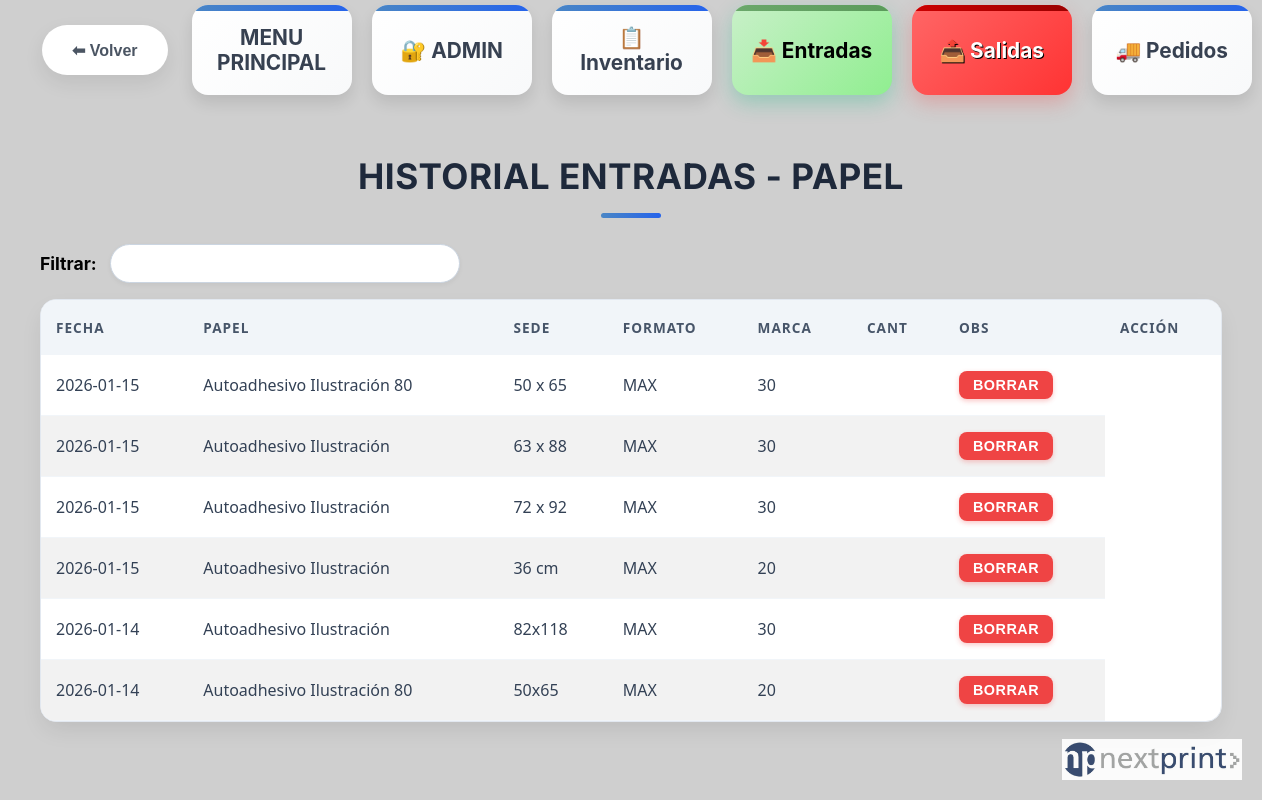
The page /papel/entradas/historial (signed in) on the database as committed earlier.
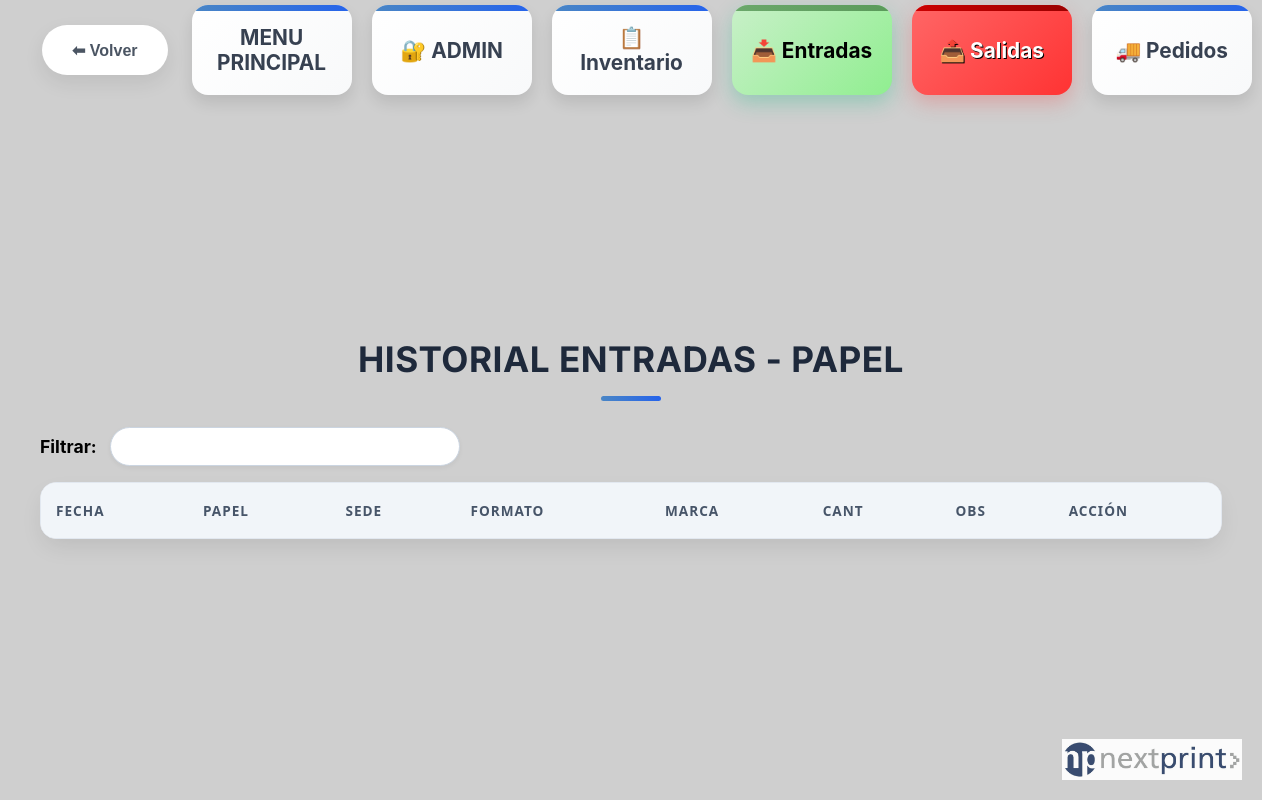
The same page on the database as committed later.
### tables this page shows
CREATE TABLE papel_entradas (
    id INTEGER PRIMARY KEY AUTOINCREMENT,
    fecha TEXT NOT NULL,
    tipo_papel TEXT NOT NULL,
    gramaje TEXT NOT NULL,
    formato TEXT NOT NULL,
    proveedor TEXT NOT NULL,
    marca TEXT NOT NULL,
    cantidad INTEGER NOT NULL,
    observaciones TEXT
, sede TEXT DEFAULT '');

### app.py (the view)
@app.route("/papel/entradas/historial")
def papel_entradas_historial():
    conn = get_conn()
    registros = conn.execute("SELECT * FROM papel_entradas ORDER BY id DESC").fetchall()
    conn.close()
    return render_template("base.html", vista="papel_entradas_historial", modo="papel", registros=registros)

### app.py (called while the page is built)
def get_db_connection():
    conn = sqlite3.connect(DB_PATH) # <-- Usamos la variable que calculamos arriba
    conn.row_factory = sqlite3.Row
    return conn

@app.before_request
def requerir_login():
    rutas_publicas = ['login', 'static']
    if request.endpoint == 'static' or request.endpoint == 'login':
        return
    if not session.get("app_authorized"):
        return redirect(url_for("login"))

### templates/base.html (shortened to what this page needs)
<!DOCTYPE html>
<html lang="es">
<head>
    <link rel="stylesheet" href="{{ url_for('static', filename='styles.css') }}?v=13">
</head>
<body>
    {% if vista != 'login_global' %}
    <header class="top-bar">
        <div class="header-inner">
            <button type="button" class="btn-volver" onclick="window.history.back()">
                <span>⬅ Volver</span>
            </button>
            {% set is_papel = (modo == 'papel') %}
            {% set is_menu = (vista == 'menu') %}
            <nav class="menu-principal">
                <a href="{{ url_for('menu_principal') }}" class="menu-item">
                    MENU PRINCIPAL
                </a>
                {% if is_menu %}
                {% elif is_papel %}
                <a href="{{ url_for('papel_admin') }}" class="menu-item">🔐 ADMIN</a>
                <a href="{{ url_for('papel_inventario') }}" class="menu-item">📋 Inventario</a>
                <a href="{{ url_for('papel_entradas') }}" class="menu-item entradas">📥 Entradas</a>
                <a href="{{ url_for('papel_salidas') }}" class="menu-item salidas">📤 Salidas</a>
                <a href="{{ url_for('papel_pedidos') }}" class="menu-item">🚚 Pedidos</a>
                {% endif %}
            </nav>
        </div>
    </header>
    {% endif %}
    <main class="contenido {% if vista == 'menu' %}contenido-menu{% else %}contenido-app{% endif %}">
        {% if vista == "login_global" %}
        <div class="login-container">
            <form class="login-form" method="POST" action="{{ url_for('login') }}">
                <h2 class="login-title">Bienvenido</h2>
                {% if error %}
                <div class="login-error">{{ error }}</div>
                {% endif %}
                <div class="form-group-login">
                    <label for="usuario">Usuario</label>
                    <input type="text" name="usuario" id="usuario" required autofocus placeholder="Ingresá tu usuario">
                </div>
                <div class="form-group-login">
                    <label for="contrasena">Contraseña</label>
                    <input type="password" name="contrasena" id="contrasena" required placeholder="••••••••">
                </div>
                <div class="chk-container">
                    <input type="checkbox" name="recordar" id="recordar">
                    <label for="recordar">Recordar mi dispositivo</label>
                </div>
                <button type="submit" class="btn-login-submit">Ingresar</button>
                <div class="login-footer">
                    © 2026 Nextprint Stock
                </div>
            </form>
        </div>
            {% elif vista == "papel_entradas_historial" %}
            <section class="historial">
                <h1 class="historial-titulo">Historial Entradas - Papel</h1>
                <div class="historial-filtro"><label>Filtrar:</label><input id="filtro-papel-ent" type="text"></div>
                <div class="historial-tabla-wrapper">
                    <table class="historial-tabla" id="tabla-papel-ent">
                        <thead>
                            <tr>
                                <th>FECHA</th>
                                <th>PAPEL</th>
                                <th>SEDE</th>
                                <th>FORMATO</th>
                                <th>MARCA</th>
                                <th>CANT</th>
                                <th>OBS</th>
                                <th>ACCIÓN</th>
                            </tr>
                        </thead>
                        <tbody>
                            {% for r in registros %}
                            <tr>
                                <td>{{ r['fecha'] }}</td>
                                <td>{{ r['tipo_papel'] }}</td>
                                <td>{{ r['formato'] }}</td>
                                <td>{{ r['marca'] }}</td>
                                <td>{{ r['cantidad'] }}</td>
                                <td>{{ r['observaciones'] }}</td>
                                <td>
                                    <button class="btn-borrar btn-borrar-papel" data-id="{{ r['id'] }}"
                                        data-tipo="entrada">BORRAR</button>
                                </td>
                            </tr>
                            {% endfor %}
                        </tbody>
                    </table>
                </div>
            </section>
            {% endif %}
    </main>
    {% if vista != 'login_global' %}
    <img src="{{ url_for('static', filename='img/logo-nextprint.png') }}" alt="Nextprint" class="logo-fixed">
    {% endif %}
</body>
</html>

Rows that differ between the two databases and show on the page:
removed papel_entradas: fecha "2026-01-15", tipo_papel "Autoadhesivo Ilustración 80", formato "50 x 65", marca "MAX", cantidad "30"
removed papel_entradas: fecha "2026-01-15", tipo_papel "Autoadhesivo Ilustración", formato "63 x 88", marca "MAX", cantidad "30"
removed papel_entradas: fecha "2026-01-15", tipo_papel "Autoadhesivo Ilustración", formato "72 x 92", marca "MAX", cantidad "30"
removed papel_entradas: fecha "2026-01-15", tipo_papel "Autoadhesivo Ilustración", formato "36 cm", marca "MAX", cantidad "20"
removed papel_entradas: fecha "2026-01-14", tipo_papel "Autoadhesivo Ilustración", formato "82x118", marca "MAX", cantidad "30"
removed papel_entradas: fecha "2026-01-14", tipo_papel "Autoadhesivo Ilustración 80", formato "50x65", marca "MAX", cantidad "20"
